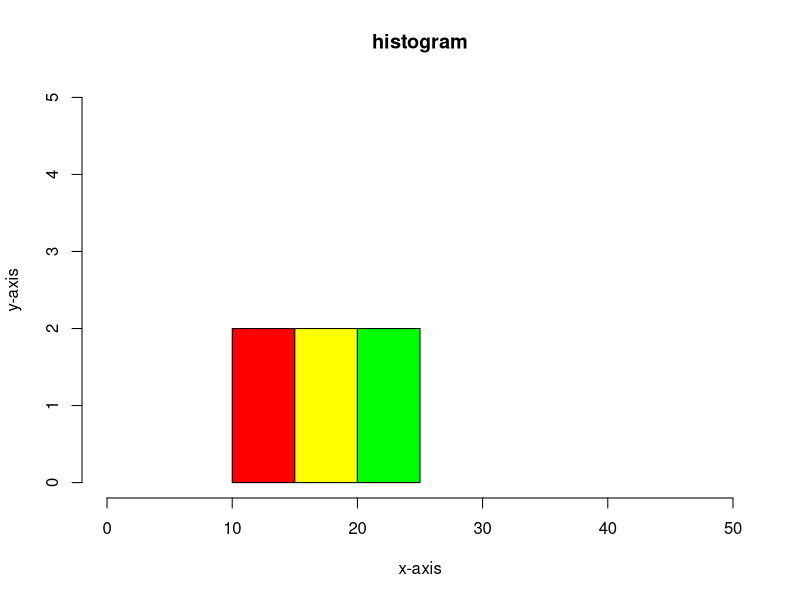

Source code (R):

x=c(12,14,18,20,22,25)
colour = c('red','yellow','green')
hist(x,xlab='x-axis',ylab='y-axis',main='histogram',col =colour,border='black',xlim=c(0,50),ylim=c(0,5))

